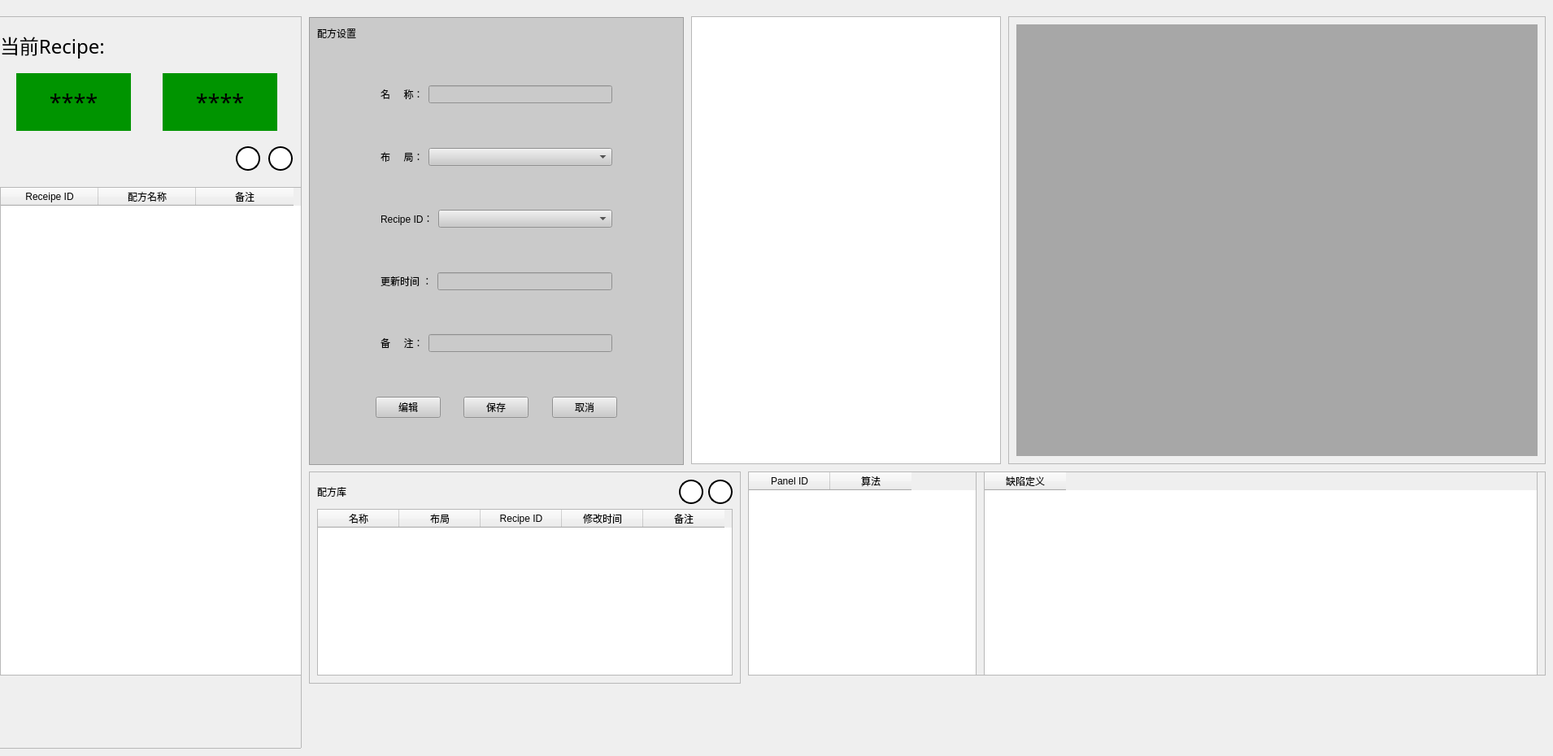
      <widget class="QWidget" name="page_12">
       <widget class="QFrame" name="frame_16">
        <property name="geometry">
         <rect>
          <x>1240</x>
          <y>20</y>
          <width>661</width>
          <height>551</height>
         </rect>
        </property>
        <property name="styleSheet">
         <string notr="true"/>
        </property>
        <property name="frameShape">
         <enum>QFrame::StyledPanel</enum>
        </property>
        <property name="frameShadow">
         <enum>QFrame::Raised</enum>
        </property>
        <widget class="LayoutBar" name="widget_recipe" native="true">
         <property name="geometry">
          <rect>
           <x>10</x>
           <y>10</y>
           <width>641</width>
           <height>531</height>
          </rect>
         </property>
         <property name="styleSheet">
          <string notr="true">background-color: rgb(167, 167, 167);</string>
         </property>
        </widget>
       </widget>
       <widget class="QFrame" name="frame_19">
        <property name="geometry">
         <rect>
          <x>-30</x>
          <y>20</y>
          <width>401</width>
          <height>901</height>
         </rect>
        </property>
        <property name="styleSheet">
         <string notr="true"/>
        </property>
        <property name="frameShape">
         <enum>QFrame::StyledPanel</enum>
        </property>
        <property name="frameShadow">
         <enum>QFrame::Raised</enum>
        </property>
        <widget class="QPushButton" name="pushButton_addRecipeID">
         <property name="geometry">
          <rect>
           <x>320</x>
           <y>160</y>
           <width>30</width>
           <height>30</height>
          </rect>
         </property>
         <property name="minimumSize">
          <size>
           <width>30</width>
           <height>30</height>
          </size>
         </property>
         <property name="maximumSize">
          <size>
           <width>30</width>
           <height>30</height>
          </size>
         </property>
         <property name="styleSheet">
          <string notr="true">QPushButton{
border-radius:15px;
background-color:white;
border:2px solid black;
image: url(:/icon/icon/加号1.png);
}

</string>
         </property>
         <property name="text">
          <string/>
         </property>
        </widget>
        <widget class="QPushButton" name="pushButton_deleteRecipeID">
         <property name="geometry">
          <rect>
           <x>360</x>
           <y>160</y>
           <width>30</width>
           <height>30</height>
          </rect>
         </property>
         <property name="minimumSize">
          <size>
           <width>30</width>
           <height>30</height>
          </size>
         </property>
         <property name="maximumSize">
          <size>
           <width>30</width>
           <height>30</height>
          </size>
         </property>
         <property name="styleSheet">
          <string notr="true">QPushButton{
border-radius:15px;
background-color:white;
border:2px solid black;
image: url(:/icon/icon/减号.png);
}
</string>
         </property>
         <property name="text">
          <string/>
         </property>
        </widget>
        <widget class="QLabel" name="label_79">
         <property name="geometry">
          <rect>
           <x>30</x>
           <y>10</y>
           <width>131</width>
           <height>51</height>
          </rect>
         </property>
         <property name="font">
          <font>
           <family>Agency FB</family>
           <pointsize>18</pointsize>
          </font>
         </property>
         <property name="text">
          <string>当前Recipe:</string>
         </property>
        </widget>
        <widget class="QLabel" name="LB_recipeCurrentID">
         <property name="geometry">
          <rect>
           <x>50</x>
           <y>70</y>
           <width>141</width>
           <height>71</height>
          </rect>
         </property>
         <property name="font">
          <font>
           <family>Agency FB</family>
           <pointsize>20</pointsize>
          </font>
         </property>
         <property name="styleSheet">
          <string notr="true">background-color: rgb(0, 148, 0);</string>
         </property>
         <property name="text">
          <string>****</string>
         </property>
         <property name="alignment">
          <set>Qt::AlignCenter</set>
         </property>
        </widget>
        <widget class="QLabel" name="LB_recipeCurrentRecipe">
         <property name="geometry">
          <rect>
           <x>230</x>
           <y>70</y>
           <width>141</width>
           <height>71</height>
          </rect>
         </property>
         <property name="font">
          <font>
           <family>Agency FB</family>
           <pointsize>20</pointsize>
          </font>
         </property>
         <property name="styleSheet">
          <string notr="true">background-color: rgb(0, 148, 0);</string>
         </property>
         <property name="text">
          <string>****</string>
         </property>
         <property name="alignment">
          <set>Qt::AlignCenter</set>
         </property>
        </widget>
        <widget class="QTableWidget" name="tableWidget_RecipeIDInfo">
         <property name="geometry">
          <rect>
           <x>30</x>
           <y>210</y>
           <width>371</width>
           <height>601</height>
          </rect>
         </property>
         <property name="mouseTracking">
          <bool>true</bool>
         </property>
         <attribute name="horizontalHeaderDefaultSectionSize">
          <number>120</number>
         </attribute>
         <column>
          <property name="text">
           <string>Receipe ID</string>
          </property>
         </column>
         <column>
          <property name="text">
           <string>配方名称</string>
          </property>
         </column>
         <column>
          <property name="text">
           <string>备注</string>
          </property>
         </column>
        </widget>
       </widget>
       <widget class="QFrame" name="frame_18">
        <property name="geometry">
         <rect>
          <x>380</x>
          <y>580</y>
          <width>531</width>
          <height>261</height>
         </rect>
        </property>
        <property name="styleSheet">
         <string notr="true"/>
        </property>
        <property name="frameShape">
         <enum>QFrame::StyledPanel</enum>
        </property>
        <property name="frameShadow">
         <enum>QFrame::Raised</enum>
        </property>
        <layout class="QVBoxLayout" name="verticalLayout_9">
         <item>
          <layout class="QHBoxLayout" name="horizontalLayout_73" stretch="1,1,1,1">
           <item>
            <widget class="QLabel" name="label_43">
             <property name="styleSheet">
              <string notr="true">font: 12pt &quot;Arial&quot;;</string>
             </property>
             <property name="text">
              <string>配方库</string>
             </property>
            </widget>
           </item>
           <item>
            <spacer name="horizontalSpacer_89">
             <property name="orientation">
              <enum>Qt::Horizontal</enum>
             </property>
             <property name="sizeHint" stdset="0">
              <size>
               <width>128</width>
               <height>20</height>
              </size>
             </property>
            </spacer>
           </item>
           <item>
            <widget class="QPushButton" name="pb_addRecipe">
             <property name="minimumSize">
              <size>
               <width>30</width>
               <height>30</height>
              </size>
             </property>
             <property name="maximumSize">
              <size>
               <width>30</width>
               <height>30</height>
              </size>
             </property>
             <property name="styleSheet">
              <string notr="true">QPushButton{
border-radius:15px;
background-color:white;
border:2px solid black;
image: url(:/icon/icon/加号1.png);
}
</string>
             </property>
             <property name="text">
              <string/>
             </property>
            </widget>
           </item>
           <item>
            <widget class="QPushButton" name="pb_delRecipe">
             <property name="minimumSize">
              <size>
               <width>30</width>
               <height>30</height>
              </size>
             </property>
             <property name="maximumSize">
              <size>
               <width>30</width>
               <height>30</height>
              </size>
             </property>
             <property name="styleSheet">
              <string notr="true">QPushButton{
border-radius:15px;
background-color:white;
border:2px solid black;
	image: url(:/icon/icon/减号.png);
}
</string>
             </property>
             <property name="text">
              <string/>
             </property>
            </widget>
           </item>
          </layout>
         </item>
         <item>
          <widget class="QTableWidget" name="tableWidget_RecipeRepos">
           <attribute name="horizontalHeaderDefaultSectionSize">
            <number>100</number>
           </attribute>
           <column>
            <property name="text">
             <string>名称</string>
            </property>
           </column>
           <column>
            <property name="text">
             <string>布局</string>
            </property>
           </column>
           <column>
            <property name="text">
             <string>Recipe ID</string>
            </property>
           </column>
           <column>
            <property name="text">
             <string>修改时间</string>
            </property>
           </column>
           <column>
            <property name="text">
             <string>备注</string>
            </property>
           </column>
          </widget>
         </item>
        </layout>
       </widget>
       <widget class="QFrame" name="frame_42">
        <property name="geometry">
         <rect>
          <x>920</x>
          <y>580</y>
          <width>981</width>
          <height>251</height>
         </rect>
        </property>
        <property name="frameShape">
         <enum>QFrame::StyledPanel</enum>
        </property>
        <property name="frameShadow">
         <enum>QFrame::Raised</enum>
        </property>
        <widget class="QTableWidget" name="tableWidget">
         <property name="geometry">
          <rect>
           <x>290</x>
           <y>0</y>
           <width>681</width>
           <height>251</height>
          </rect>
         </property>
         <column>
          <property name="text">
           <string>缺陷定义</string>
          </property>
         </column>
        </widget>
        <widget class="QTableWidget" name="tableWidget_recipeAlgBind">
         <property name="geometry">
          <rect>
           <x>0</x>
           <y>0</y>
           <width>281</width>
           <height>251</height>
          </rect>
         </property>
         <attribute name="horizontalHeaderDefaultSectionSize">
          <number>100</number>
         </attribute>
         <column>
          <property name="text">
           <string>Panel ID</string>
          </property>
         </column>
         <column>
          <property name="text">
           <string>算法</string>
          </property>
         </column>
        </widget>
       </widget>
       <widget class="QFrame" name="frame_41">
        <property name="geometry">
         <rect>
          <x>850</x>
          <y>20</y>
          <width>381</width>
          <height>551</height>
         </rect>
        </property>
        <property name="frameShape">
         <enum>QFrame::StyledPanel</enum>
        </property>
        <property name="frameShadow">
         <enum>QFrame::Raised</enum>
        </property>
        <widget class="QTableWidget" name="tableWidget_5">
         <property name="geometry">
          <rect>
           <x>0</x>
           <y>0</y>
           <width>381</width>
           <height>551</height>
          </rect>
         </property>
        </widget>
       </widget>
       <widget class="QFrame" name="frame_14">
        <property name="geometry">
         <rect>
          <x>380</x>
          <y>21</y>
          <width>461</width>
          <height>551</height>
         </rect>
        </property>
        <property name="styleSheet">
         <string notr="true">background-color: rgb(202, 202, 202);</string>
        </property>
        <property name="frameShape">
         <enum>QFrame::StyledPanel</enum>
        </property>
        <property name="frameShadow">
         <enum>QFrame::Raised</enum>
        </property>
        <layout class="QGridLayout" name="gridLayout_18">
         <item row="5" column="0">
          <spacer name="verticalSpacer_15">
           <property name="orientation">
            <enum>Qt::Vertical</enum>
           </property>
           <property name="sizeHint" stdset="0">
            <size>
             <width>20</width>
             <height>40</height>
            </size>
           </property>
          </spacer>
         </item>
         <item row="10" column="0">
          <layout class="QHBoxLayout" name="horizontalLayout_64" stretch="0,0,2,0">
           <item>
            <spacer name="horizontalSpacer_31">
             <property name="orientation">
              <enum>Qt::Horizontal</enum>
             </property>
             <property name="sizeHint" stdset="0">
              <size>
               <width>78</width>
               <height>20</height>
              </size>
             </property>
            </spacer>
           </item>
           <item>
            <widget class="QLabel" name="label_70">
             <property name="text">
              <string>备     注：</string>
             </property>
            </widget>
           </item>
           <item>
            <widget class="QLineEdit" name="LE_recipeRemark"/>
           </item>
           <item>
            <spacer name="horizontalSpacer_69">
             <property name="orientation">
              <enum>Qt::Horizontal</enum>
             </property>
             <property name="sizeHint" stdset="0">
              <size>
               <width>78</width>
               <height>20</height>
              </size>
             </property>
            </spacer>
           </item>
          </layout>
         </item>
         <item row="6" column="0">
          <layout class="QHBoxLayout" name="horizontalLayout_63" stretch="0,0,2,0">
           <item>
            <spacer name="horizontalSpacer_30">
             <property name="orientation">
              <enum>Qt::Horizontal</enum>
             </property>
             <property name="sizeHint" stdset="0">
              <size>
               <width>78</width>
               <height>20</height>
              </size>
             </property>
            </spacer>
           </item>
           <item>
            <widget class="QLabel" name="label_71">
             <property name="text">
              <string>Recipe ID：</string>
             </property>
            </widget>
           </item>
           <item>
            <widget class="QComboBox" name="cbx_recipeID"/>
           </item>
           <item>
            <spacer name="horizontalSpacer_67">
             <property name="orientation">
              <enum>Qt::Horizontal</enum>
             </property>
             <property name="sizeHint" stdset="0">
              <size>
               <width>78</width>
               <height>20</height>
              </size>
             </property>
            </spacer>
           </item>
          </layout>
         </item>
         <item row="11" column="0">
          <spacer name="verticalSpacer_20">
           <property name="orientation">
            <enum>Qt::Vertical</enum>
           </property>
           <property name="sizeHint" stdset="0">
            <size>
             <width>428</width>
             <height>32</height>
            </size>
           </property>
          </spacer>
         </item>
         <item row="4" column="0">
          <layout class="QHBoxLayout" name="horizontalLayout_62" stretch="0,0,2,0">
           <item>
            <spacer name="horizontalSpacer_29">
             <property name="orientation">
              <enum>Qt::Horizontal</enum>
             </property>
             <property name="sizeHint" stdset="0">
              <size>
               <width>78</width>
               <height>20</height>
              </size>
             </property>
            </spacer>
           </item>
           <item>
            <widget class="QLabel" name="label_69">
             <property name="text">
              <string>布     局：</string>
             </property>
            </widget>
           </item>
           <item>
            <widget class="QComboBox" name="cbx_recipeLayout"/>
           </item>
           <item>
            <spacer name="horizontalSpacer_68">
             <property name="orientation">
              <enum>Qt::Horizontal</enum>
             </property>
             <property name="sizeHint" stdset="0">
              <size>
               <width>78</width>
               <height>20</height>
              </size>
             </property>
            </spacer>
           </item>
          </layout>
         </item>
         <item row="7" column="0">
          <spacer name="verticalSpacer_14">
           <property name="orientation">
            <enum>Qt::Vertical</enum>
           </property>
           <property name="sizeHint" stdset="0">
            <size>
             <width>20</width>
             <height>40</height>
            </size>
           </property>
          </spacer>
         </item>
         <item row="3" column="0">
          <spacer name="verticalSpacer_17">
           <property name="orientation">
            <enum>Qt::Vertical</enum>
           </property>
           <property name="sizeHint" stdset="0">
            <size>
             <width>20</width>
             <height>40</height>
            </size>
           </property>
          </spacer>
         </item>
         <item row="8" column="0">
          <layout class="QHBoxLayout" name="horizontalLayout_66" stretch="0,0,2,0">
           <item>
            <spacer name="horizontalSpacer_33">
             <property name="orientation">
              <enum>Qt::Horizontal</enum>
             </property>
             <property name="sizeHint" stdset="0">
              <size>
               <width>78</width>
               <height>20</height>
              </size>
             </property>
            </spacer>
           </item>
           <item>
            <widget class="QLabel" name="label_82">
             <property name="text">
              <string>更新时间 ：</string>
             </property>
            </widget>
           </item>
           <item>
            <widget class="QLineEdit" name="LE_recipeUpdateTime"/>
           </item>
           <item>
            <spacer name="horizontalSpacer_74">
             <property name="orientation">
              <enum>Qt::Horizontal</enum>
             </property>
             <property name="sizeHint" stdset="0">
              <size>
               <width>78</width>
               <height>20</height>
              </size>
             </property>
            </spacer>
           </item>
          </layout>
         </item>
         <item row="12" column="0">
          <layout class="QHBoxLayout" name="horizontalLayout_65">
           <item>
            <spacer name="horizontalSpacer_32">
             <property name="orientation">
              <enum>Qt::Horizontal</enum>
             </property>
             <property name="sizeHint" stdset="0">
              <size>
               <width>78</width>
               <height>20</height>
              </size>
             </property>
            </spacer>
           </item>
           <item>
            <widget class="QPushButton" name="pb_recipeEdit">
             <property name="text">
              <string>编辑</string>
             </property>
            </widget>
           </item>
           <item>
            <spacer name="horizontalSpacer_71">
             <property name="orientation">
              <enum>Qt::Horizontal</enum>
             </property>
             <property name="sizeHint" stdset="0">
              <size>
               <width>28</width>
               <height>20</height>
              </size>
             </property>
            </spacer>
           </item>
           <item>
            <widget class="QPushButton" name="pb_recipeSave">
             <property name="text">
              <string>保存</string>
             </property>
            </widget>
           </item>
           <item>
            <spacer name="horizontalSpacer_72">
             <property name="orientation">
              <enum>Qt::Horizontal</enum>
             </property>
             <property name="sizeHint" stdset="0">
              <size>
               <width>28</width>
               <height>20</height>
              </size>
             </property>
            </spacer>
           </item>
           <item>
            <widget class="QPushButton" name="pb_recipeCancel">
             <property name="text">
              <string>取消</string>
             </property>
            </widget>
           </item>
           <item>
            <spacer name="horizontalSpacer_70">
             <property name="orientation">
              <enum>Qt::Horizontal</enum>
             </property>
             <property name="sizeHint" stdset="0">
              <size>
               <width>78</width>
               <height>20</height>
              </size>
             </property>
            </spacer>
           </item>
          </layout>
         </item>
         <item row="0" column="0">
          <layout class="QHBoxLayout" name="horizontalLayout_59">
           <item>
            <widget class="QLabel" name="label_78">
             <property name="styleSheet">
              <string notr="true">font: 16pt &quot;Arial&quot;;</string>
             </property>
             <property name="text">
              <string>配方设置</string>
             </property>
            </widget>
           </item>
           <item>
            <spacer name="horizontalSpacer_73">
             <property name="orientation">
              <enum>Qt::Horizontal</enum>
             </property>
             <property name="sizeHint" stdset="0">
              <size>
               <width>358</width>
               <height>20</height>
              </size>
             </property>
            </spacer>
           </item>
          </layout>
         </item>
         <item row="2" column="0">
          <layout class="QHBoxLayout" name="horizontalLayout_60" stretch="0,0,2,0">
           <item>
            <spacer name="horizontalSpacer_5">
             <property name="orientation">
              <enum>Qt::Horizontal</enum>
             </property>
             <property name="sizeHint" stdset="0">
              <size>
               <width>78</width>
               <height>20</height>
              </size>
             </property>
            </spacer>
           </item>
           <item>
            <widget class="QLabel" name="label_44">
             <property name="text">
              <string>名     称：</string>
             </property>
            </widget>
           </item>
           <item>
            <widget class="QLineEdit" name="LE_recipeName"/>
           </item>
           <item>
            <spacer name="horizontalSpacer_66">
             <property name="orientation">
              <enum>Qt::Horizontal</enum>
             </property>
             <property name="sizeHint" stdset="0">
              <size>
               <width>78</width>
               <height>20</height>
              </size>
             </property>
            </spacer>
           </item>
          </layout>
         </item>
         <item row="1" column="0">
          <spacer name="verticalSpacer_18">
           <property name="orientation">
            <enum>Qt::Vertical</enum>
           </property>
           <property name="sizeHint" stdset="0">
            <size>
             <width>20</width>
             <height>40</height>
            </size>
           </property>
          </spacer>
         </item>
         <item row="9" column="0">
          <spacer name="verticalSpacer_19">
           <property name="orientation">
            <enum>Qt::Vertical</enum>
           </property>
           <property name="sizeHint" stdset="0">
            <size>
             <width>428</width>
             <height>32</height>
            </size>
           </property>
          </spacer>
         </item>
         <item row="13" column="0">
          <spacer name="verticalSpacer_21">
           <property name="orientation">
            <enum>Qt::Vertical</enum>
           </property>
           <property name="sizeHint" stdset="0">
            <size>
             <width>428</width>
             <height>32</height>
            </size>
           </property>
          </spacer>
         </item>
        </layout>
       </widget>
      </widget>
